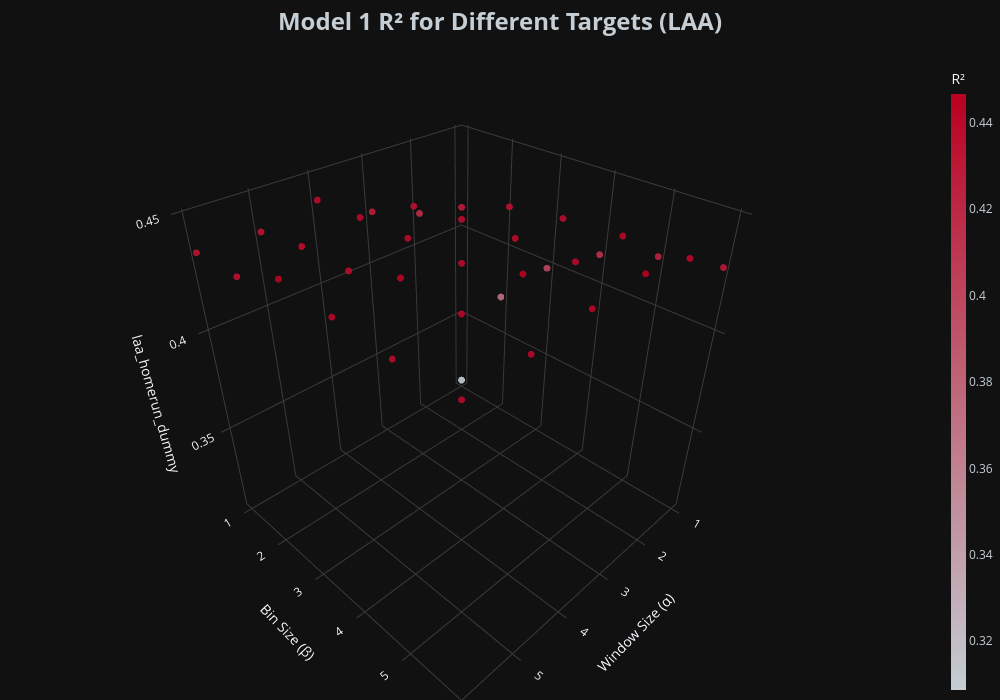

Notebook source saved alongside this figure:
### Code cell
# Plot R² for LAA

fig = graph_model_stats(
    df=laa_m1_stats_df,
    stat_type='r_squared',
    title='Model 1 R²',
    z='laa_homerun_dummy',
    gradient='r_squared',
    team='LAA'
)

fig.show()

### Figure 1 — Plotly figure (JSON) as saved in the notebook; plotly's stock layout.template omitted (floating-point values rounded to 4 significant figures)
{"data": [{"marker": {"color": [0.3087, 0.373, 0.3988, 0.4152, 0.4239, 0.429, 0.4172, 0.4283, 0.4367, 0.44, 0.4417, 0.4424, 0.4262, 0.4369, 0.4397, 0.4408, 0.4411, 0.4466, 0.4395, 0.4404, 0.4408, 0.4405, 0.4465, 0.4451, 0.4344, 0.4375, 0.4377, 0.4451, 0.4433, 0.4417, 0.435, 0.4354, 0.4448, 0.4422, 0.4401, 0.4404], "colorbar": {"thickness": 15, "tickfont": {"color": "#C4CED4"}, "title": {"text": "R²"}}, "colorscale": [[0, "#C4CED4"], [1, "#BA0021"]], "opacity": 0.9, "showscale": true, "size": 4}, "mode": "markers", "type": "scatter3d", "x": [1, 1, 1, 1, 1, 1, 2, 2, 2, 2, 2, 2, 3, 3, 3, 3, 3, 3, 4, 4, 4, 4, 4, 4, 5, 5, 5, 5, 5, 5, 6, 6, 6, 6, 6, 6], "y": [1, 2, 3, 4, 5, 6, 1, 2, 3, 4, 5, 6, 1, 2, 3, 4, 5, 6, 1, 2, 3, 4, 5, 6, 1, 2, 3, 4, 5, 6, 1, 2, 3, 4, 5, 6], "z": [0.3087, 0.373, 0.3988, 0.4152, 0.4239, 0.429, 0.4172, 0.4283, 0.4367, 0.44, 0.4417, 0.4424, 0.4262, 0.4369, 0.4397, 0.4408, 0.4411, 0.4466, 0.4395, 0.4404, 0.4408, 0.4405, 0.4465, 0.4451, 0.4344, 0.4375, 0.4377, 0.4451, 0.4433, 0.4417, 0.435, 0.4354, 0.4448, 0.4422, 0.4401, 0.4404]}], "layout": {"height": 700, "margin": {"b": 0, "l": 0, "r": 0, "t": 60}, "paper_bgcolor": "#111111", "scene": {"aspectmode": "cube", "bgcolor": "#111111", "xaxis": {"gridcolor": "rgb(60, 60, 60)", "showbackground": false, "title": {"text": "Window Size (α)"}}, "yaxis": {"gridcolor": "rgb(60, 60, 60)", "showbackground": false, "title": {"text": "Bin Size (β)"}}, "zaxis": {"gridcolor": "rgb(60, 60, 60)", "showbackground": false, "title": {"text": "laa_homerun_dummy"}}}, "showlegend": false, "title": {"font": {"color": "#C4CED4", "size": 24}, "text": "<b>Model 1 R² for Different Targets (LAA)</b>", "x": 0.5, "xanchor": "center"}, "width": 1000}}
